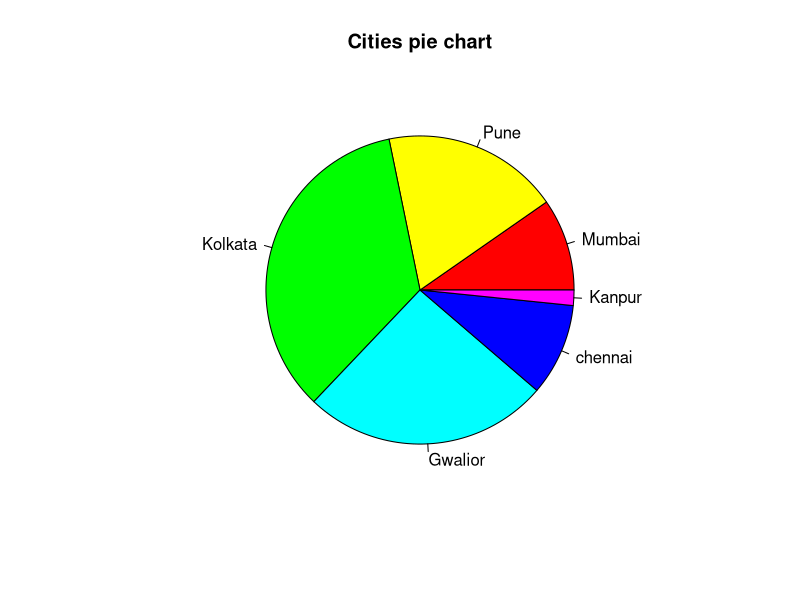

Source code (R):
x <- c(12,23,43,32,12,2)
v <- c("Mumbai","Pune","Kolkata","Gwalior","chennai","Kanpur")

pie(x,v, main = "Cities pie chart", col = rainbow(length(x)))

